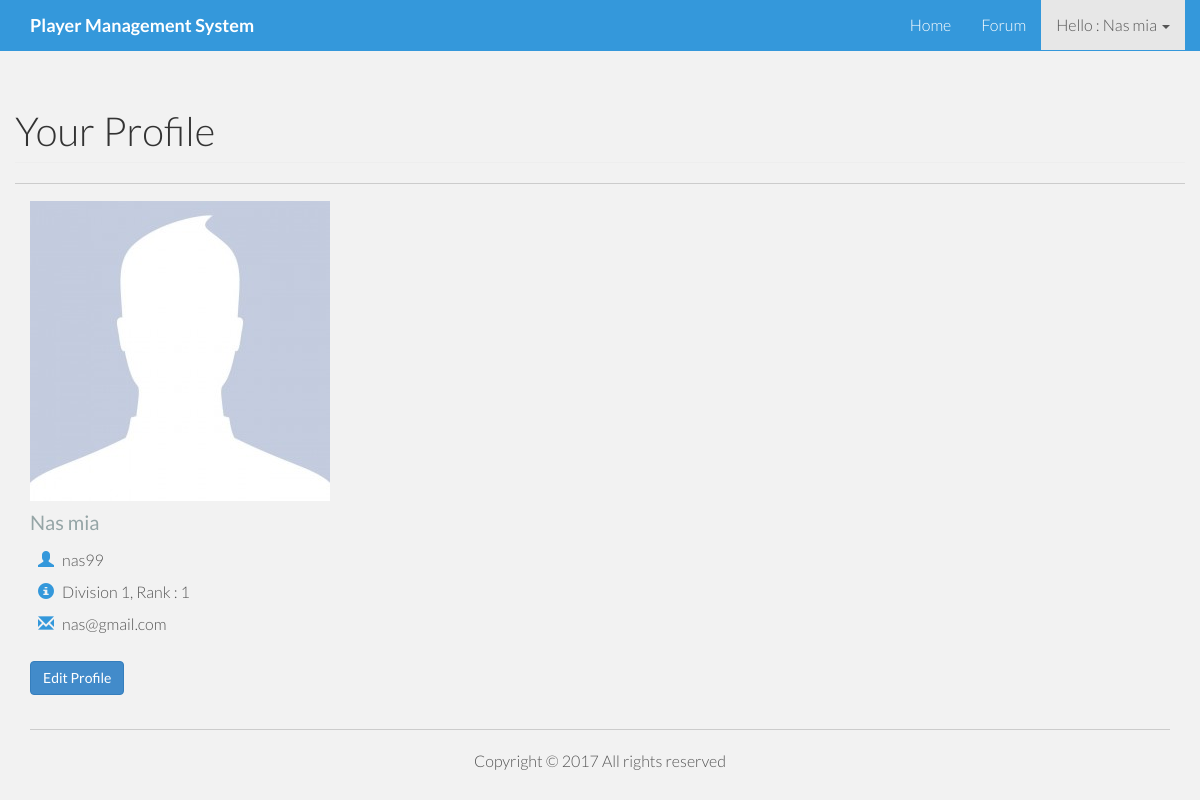
The page /myprofile.php (signed in) on the database its author committed.
### tables this page shows
CREATE TABLE `tbl_users` (
  `id` int(16) NOT NULL,
  `username` varchar(255) NOT NULL,
  `character_name` varchar(255) NOT NULL,
  `email` varchar(255) NOT NULL,
  `avatar` varchar(255) DEFAULT 'upload/default_avatar.jpg',
  `password` varchar(255) NOT NULL,
  `division` int(16) NOT NULL DEFAULT '1',
  `rank` int(16) NOT NULL DEFAULT '1'
);

### lib/Database.php (called while the page is built, shortened)
<?php
Class Database{
	public $host   = DB_HOST;
	public $user   = DB_USER;
	public $pass   = DB_PASS;
	public $dbname = DB_NAME;
	public $link;
	private function connectDB(){
	$this->link = new mysqli($this->host, $this->user, $this->pass, $this->dbname);
 }
	public function select($query){
		$result = $this->link->query($query) or die($this->link->error.__LINE__);
		if($result->num_rows > 0){
			return $result;
		} else {
			return false;
		}
	}
}

### lib/Session.php (called while the page is built, shortened)
<?php
	class Session
	{
		public static function get($key){
			if(isset($_SESSION[$key])){
				return $_SESSION[$key];
		}else{
			return false;
		}
	}
}
 ?>

### myprofile.php (the view)
<?php include 'inc/header.php'; ?>
            <div class="row">
                    <div class="col-lg-12">
                        <h1 class="page-header">
                            Your Profile
                        </h1><hr>
                    </div>
                </div>
             <div class="col-sm-6 col-md-8">
                <?php
                    $id = Session::get('userId');
                    $query = "select * from tbl_users where id='$id'";
                    $singleuser = $db->select($query);
                    if($singleuser){
                    while ($result = $singleuser->fetch_assoc()) {
                ?>
                        <img class="img-responsive img-blog" src="<?php echo  $result['avatar'];?>" width="40%" alt="" />
                        <h4>
                            <?php  echo $result['character_name']; ?></h4>
                             <i class="glyphicon glyphicon-user"></i><?php  echo $result['username']; ?>
                            <br />
                             <i class="glyphicon glyphicon-info-sign"></i>Division <?php  echo $result['division']; ?>,  Rank : <?php  echo $result['rank']; ?>
                            <br />
                            <i class="glyphicon glyphicon-envelope"></i><?php  echo $result['email']; ?>
                            <br/>
                            <br/>
                        <button type="submit" onclick="location.href = 'editprofile.php'" class="btn btn-primary">Edit Profile</button>
                        <?php } } ?>
                    </div>
<?php include 'inc/footer.php'; ?>

### assets/css/main.css (style rules this page uses)
body { background-color: #f2f2f2; font-family: 'Lato', sans-serif; font-weight: 300; font-size: 16px; color: #555; -webkit-font-smoothing: antialiased; -webkit-overflow-scrolling: touch; }
h1, h2, h3, h4, h5, h6 { font-family: 'Lato', sans-serif; font-weight: 300; color: #333; }
h1 { font-size: 40px; }
h4 { color: #95a5a6; font-weight: 400; font-size: 20px; }
hr { display: block; height: 1px; border: 0; border-top: 1px solid #ccc; margin: 1em 0; padding: 0; }
i { margin: 8px; color: #3498db; }
html, body { margin:0; padding:0; height:100%; }

### rows shown on the page
tbl_users: avatar (placeholder picture), character_name "Nas mia", username "nas99", division "1", rank "1", email "nas@gmail.com"

### other values the page prints
Session::get('characterName') "Nas mia"
